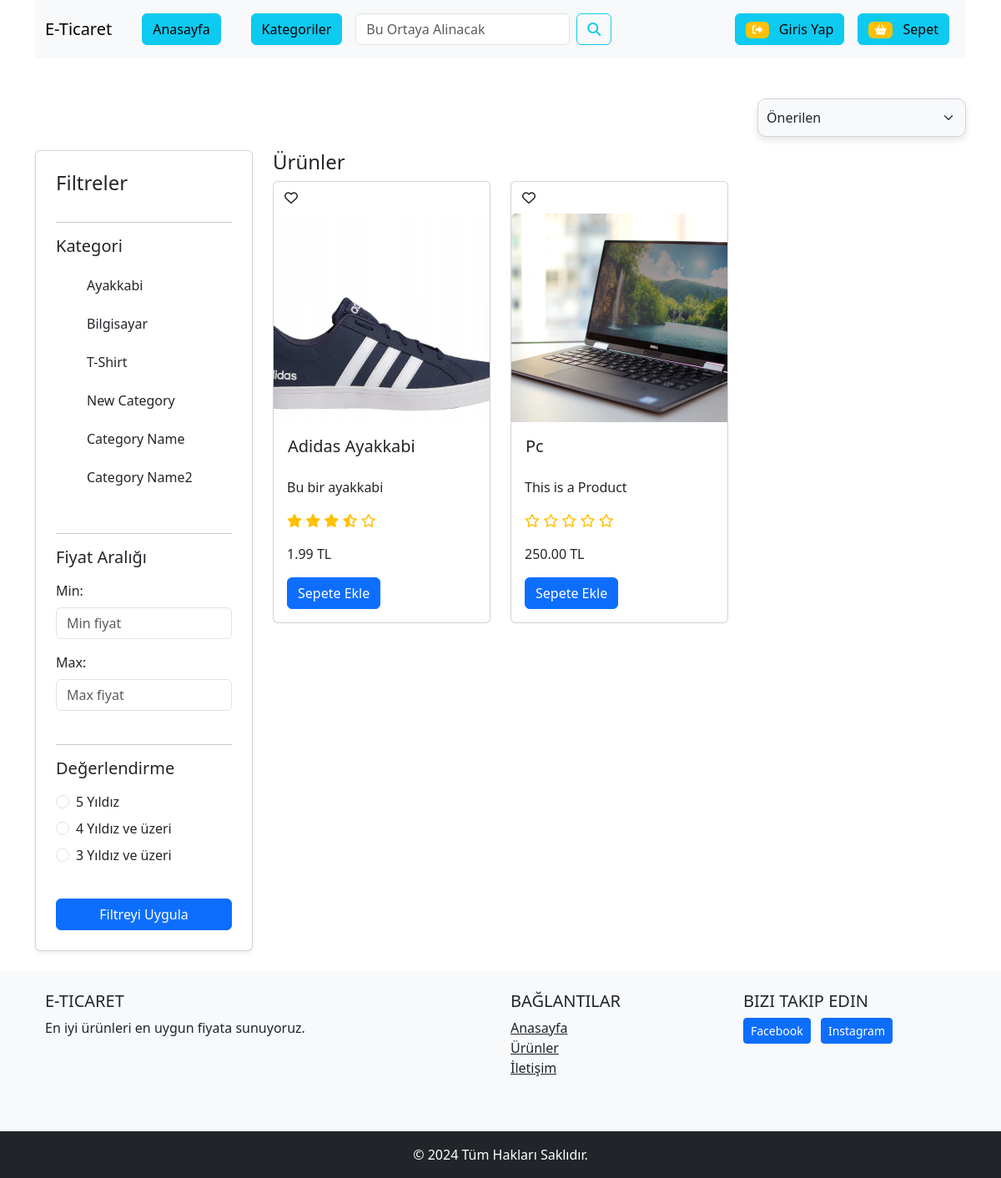
Screenshot of /products/ with the database file from the repository.
### core/models.py (models this page shows, shortened)
class Category(models.Model):
    cid = ShortUUIDField(unique=True, length=10, max_length=20, prefix="cat", alphabet="abcdefgh12345")
    title = models.CharField(max_length=100, default="Category Name")
    image = models.ImageField(upload_to="Category")
    class Meta:
        verbose_name_plural = "Categories"

class Product(models.Model):
    pid = ShortUUIDField(unique=True, length=10, max_length=20, alphabet="abcdefgh12345")
    title = models.CharField(max_length=100, default="Product Name")
    image = models.ImageField(upload_to=user_directory_path)
    description = RichTextUploadingField(null=True,blank=True, default="This is a Product")
    user = models.ForeignKey(User, on_delete=models.SET_NULL, null=True)
    category = models.ForeignKey(Category, on_delete=models.SET_NULL, null=True, related_name="category")
    brand = models.ForeignKey(Brand, on_delete=models.SET_NULL, null=True, related_name="brand")
    vendor = models.ForeignKey(Vendor, on_delete=models.SET_NULL, null=True, related_name="vendor")
    price = models.DecimalField(max_digits=99999999999, decimal_places=2, default=1.99)
    old_price = models.DecimalField(max_digits=99999999999, decimal_places=2, default=2.99)
    specifications = RichTextUploadingField(null=True,blank=True, default="This is a Product")
    stock_count = models.CharField(max_length=100, default="10", null=True, blank=True)
    mfd = models.DateTimeField(auto_now_add=False, null=True, blank=True)
    tags = TaggableManager(blank=True)
    product_status = models.CharField(choices=STATUS, max_length=10, default="in_review")
    status = models.BooleanField(default=True)
    in_stock = models.BooleanField(default=True)
    featured = models.BooleanField(default=False)
    digital = models.BooleanField(default=False)
    sku = ShortUUIDField(unique=True, length=4, max_length=10, prefix="sku", alphabet="1234567890")
    date = models.DateTimeField(auto_now_add=True)
    updated = models.DateTimeField(null=True, blank=True)
    class Meta:
        verbose_name_plural = "Products"

### core/views.py (the view)
# urls.py: path('products/', views.products_list_view, name='products_list'),
def products_list_view(request):
    products = Product.objects.filter(product_status="published")
    for product in products:
        average_rating = ProductReview.objects.filter(product=product).aggregate(rating=Avg('rating'))
        average_rating = average_rating['rating'] or 0.0
        full_stars = math.floor(average_rating)
        half_star = 1 if (average_rating - full_stars) >= 0.5 else 0
        empty_stars = 5 - full_stars - half_star
        product.full_stars = ['★'] * full_stars
        product.half_star = ['☆'] * half_star
        product.empty_stars = ['☆'] * empty_stars
        product.average_rating = average_rating
    context = {
        'products':products,
    }
    return render(request, 'products-list.html', context)

### core/context_processors.py (called while the page is built)
def default(request):
    categories = Category.objects.all()
    try:
        address = Address.objects.get(user=request.user)
    except:
        address=None
    return {
        'categories':categories,
        'address':address,
    }

### templates/products-list.html (shortened to what this page needs)
{% include "partials/base.html" %}
{% load static %}
{%block content %}
    <div class="container mt-5">
        <div class="row">
            <div class="col-md-12">
                <select class="form-select float-end custom-select" aria-label="Default select example">
                    <option selected>Önerilen</option>
                </select>
            </div>
            <div class="col-md-3 mt-3">
                    <div class="card no-hover p-4 shadow-sm no-style">
                        <h4 class="mb-3">Filtreler</h4>
                        <hr>
                        <h5 class="mb-3">Kategori</h5>
                        <div class="form-group mb-4">
                            {% for c in categories %}
                                    <div class="form-check mb-2">
                                        <a href="{% url "category_product_list" c.cid %}" class="text-dark btn {% if category.cid == c.cid %}bg-danger text-light{% else %}text-dark{% endif %}">
                                            {{ c.title }}
                                        </a>
                                    </div>
                            {% endfor %}
                        </div>
                        <hr>
                        <h5 class="mb-3">Fiyat Aralığı</h5>
                        <div class="form-group mb-3">
                            <label for="fiyatMin" class="form-label">Min:</label>
                            <input type="number" id="fiyatMin" class="form-control" placeholder="Min fiyat" name = "min_price">
                        </div>
                        <div class="form-group mb-4">
                            <label for="fiyatMax" class="form-label">Max:</label>
                            <input type="number" id="fiyatMax" class="form-control" placeholder="Max fiyat" name = "max_price">
                        </div>
                        <hr>
                        <h5 class="mb-3">Değerlendirme</h5>
                        <div class="form-check mb-2">
                            <input class="form-check-input" type="radio" name="rating">
                            <label class="form-check-label">5 Yıldız</label>
                        </div>
                        <div class="form-check mb-2">
                            <input class="form-check-input" type="radio" name="rating">
                            <label class="form-check-label">4 Yıldız ve üzeri</label>
                        </div>
                        <div class="form-check mb-4">
                            <input class="form-check-input" type="radio" name="rating">
                            <label class="form-check-label">3 Yıldız ve üzeri</label>
                        </div>
                        <button type="submit" class="btn btn-primary w-100 mt-3">Filtreyi Uygula</button>
                    </div>
            </div>
            <div class="col-md-9 mt-3">
                <h4>Ürünler</h4>
                <div class="row">
                    {% for product in products %}
                    <div class="col-md-4">
                        <div class="card">
                            <button type="button" class="btn float-left" style="width: 20px;"><i class="fa-regular fa-heart"></i></button>
                            <img src="{{product.image.url}}" class="card-img-top" alt="Ürün 1">
                            <div class="card-body">
                                <div class="card-title">
                                    <a href="{% url "products_detail" product.pid %}" class="btn p-0"><h5>{{product.title}}</h5></a>
                                    <p class="card-text">{{product.description|safe}}</p>
                                </div>
                                <p class="card-text text-warning fw-bold">
                                    {% for i in product.full_stars %}
                                        <i class="fa-solid fa-star"></i>
                                    {% endfor %}
                                    {% if product.half_star %}
                                        <i class="fa-solid fa-star-half-stroke"></i>
                                    {% endif %}
                                    {% for i in product.empty_stars %}
                                        <i class="fa-regular fa-star"></i>
                                    {% endfor %}
                                </p>
                                <p class="card-text">{{product.price}} TL</p>
                                <a href="#" class="btn btn-primary">Sepete Ekle</a>
                            </div>
                        </div>
                    </div>
                    {% endfor %}
                </div>
            </div>
        </div>
    </div>
<footer class="bg-light text-center text-lg-start mt-4">
    <div class="container p-4">
        <div class="row">
            <div class="col-lg-6 col-md-12 mb-4">
                <h5 class="text-uppercase">E-Ticaret</h5>
                <p>En iyi ürünleri en uygun fiyata sunuyoruz.</p>
            </div>
            <div class="col-lg-3 col-md-6 mb-4">
                <h5 class="text-uppercase">Bağlantılar</h5>
                <ul class="list-unstyled">
                    <li><a href="#" class="text-dark">Anasayfa</a></li>
                    <li><a href="#" class="text-dark">Ürünler</a></li>
                    <li><a href="#" class="text-dark">İletişim</a></li>
                </ul>
            </div>
            <div class="col-lg-3 col-md-6 mb-4">
                <h5 class="text-uppercase">Bizi Takip Edin</h5>
                <a href="#" class="btn btn-primary btn-sm me-2">Facebook</a>
                <a href="#" class="btn btn-primary btn-sm">Instagram</a>
            </div>
        </div>
    </div>
    <div class="text-center p-3 bg-dark text-white">
        © 2024 Tüm Hakları Saklıdır.
    </div>
</footer>
  </body>
</html>
{% endblock %}

### templates/partials/base.html (style rules this page uses)
html, body { height: 100%; }
body { display: flex; flex-direction: column; }
footer { flex-shrink: 0; }
.card-img-top { height: 250px; object-fit: cover; }
.custom-select { width: 250px; padding: 10px; border-radius: 10px; box-shadow: 0px 4px 8px rgba(0, 0, 0, 0.1); transition: all 0.3s ease-in-out; background-color: #f8f9fa; border: 1px solid #ced4da; }

### rows the page displays
Category: title "Ayakkabi"
Category: title "Bilgisayar"
Category: title "T-Shirt"
Category: title "New Category"
Category: title "Category Name"
Category: title "Category Name2"
Product: image (picture), title "Adidas Ayakkabi", description "Bu bir ayakkabi", price "1.99"
Product: image (picture), title "Pc", description "This is a Product", price "250.00"
